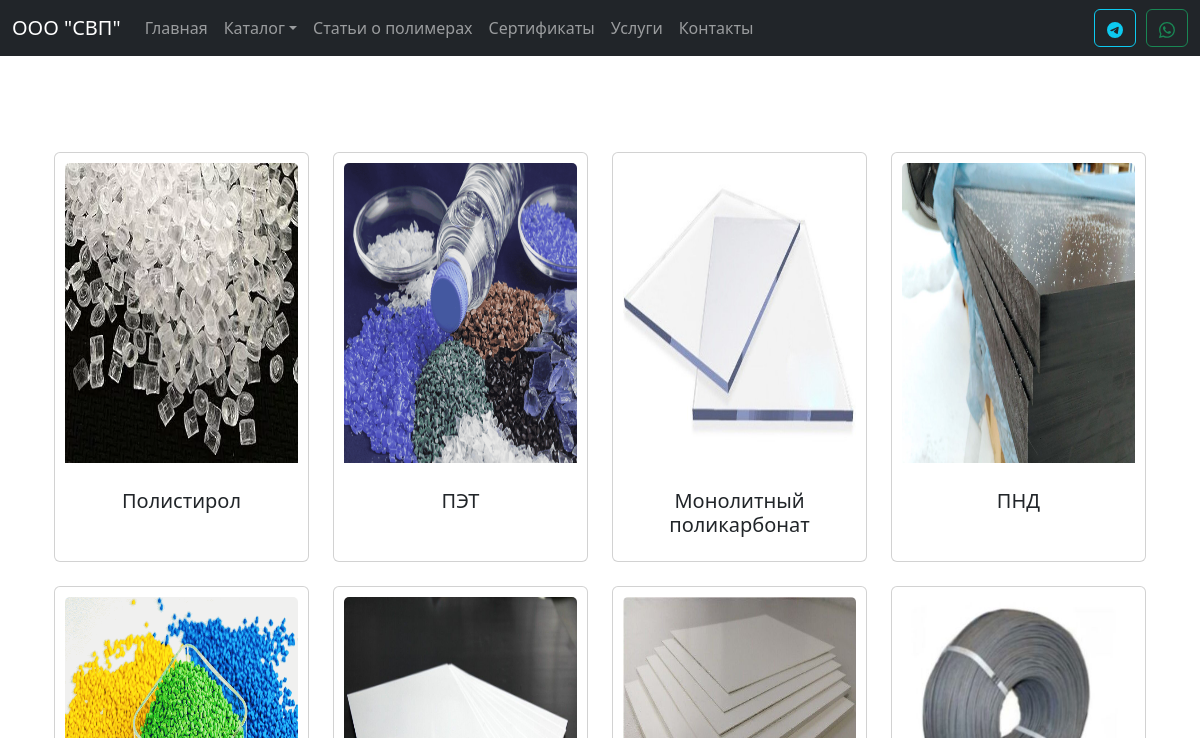
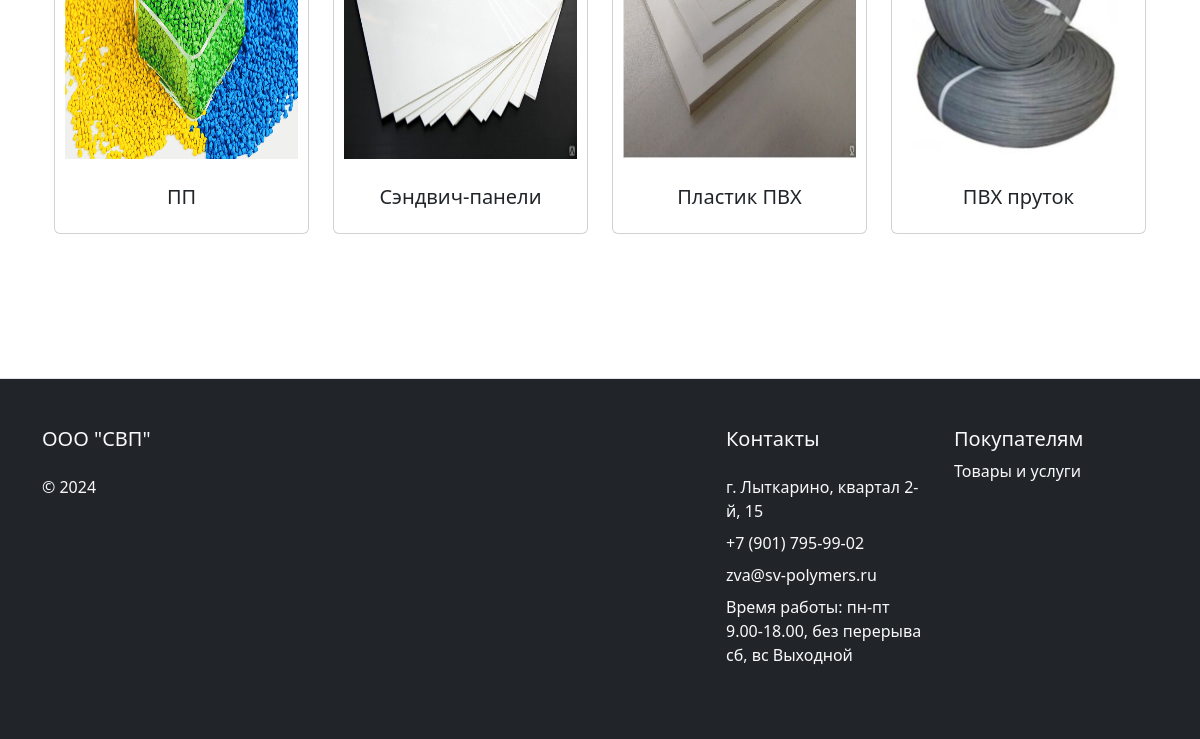
Page /catalog/index.php on the earlier database version (2 pictures, top to bottom).
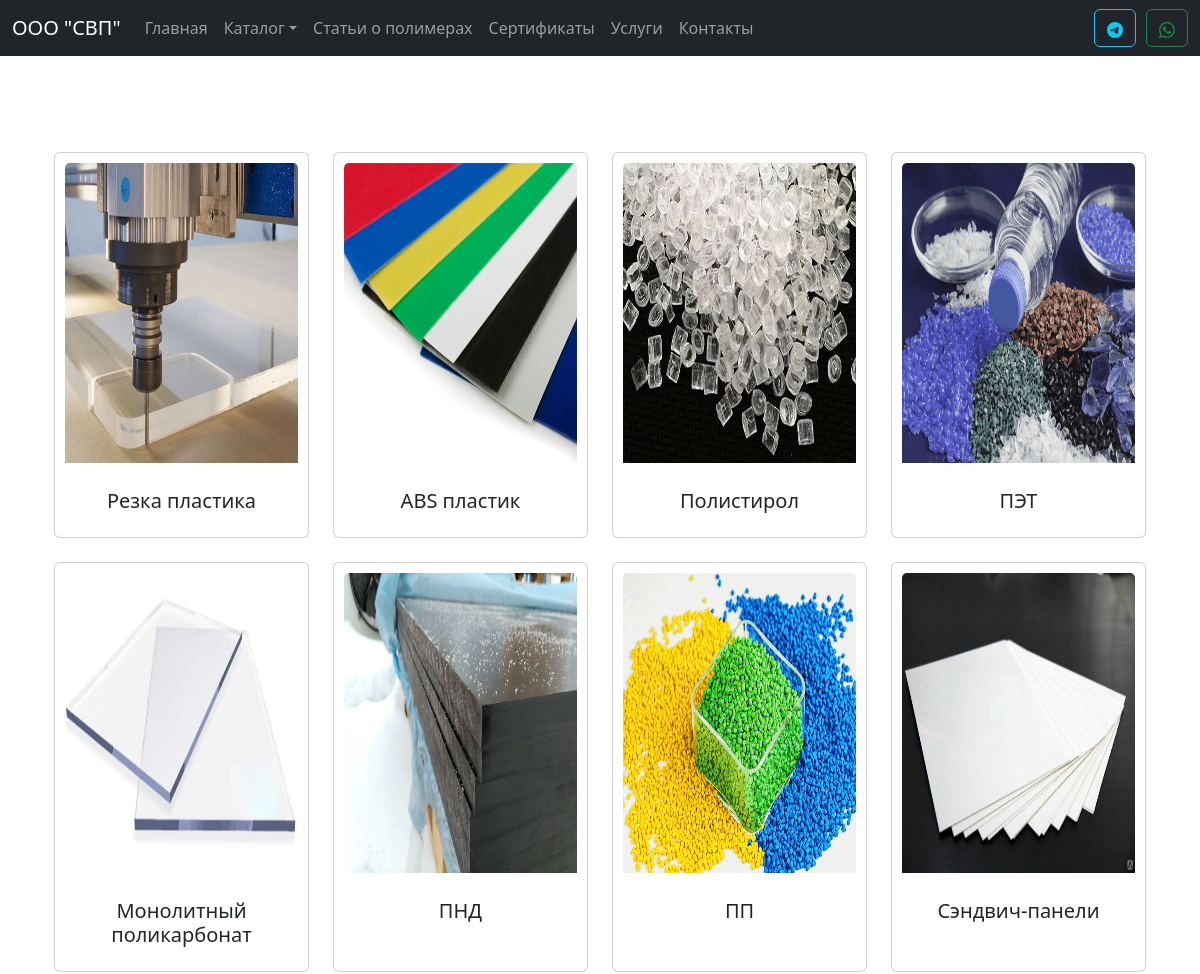
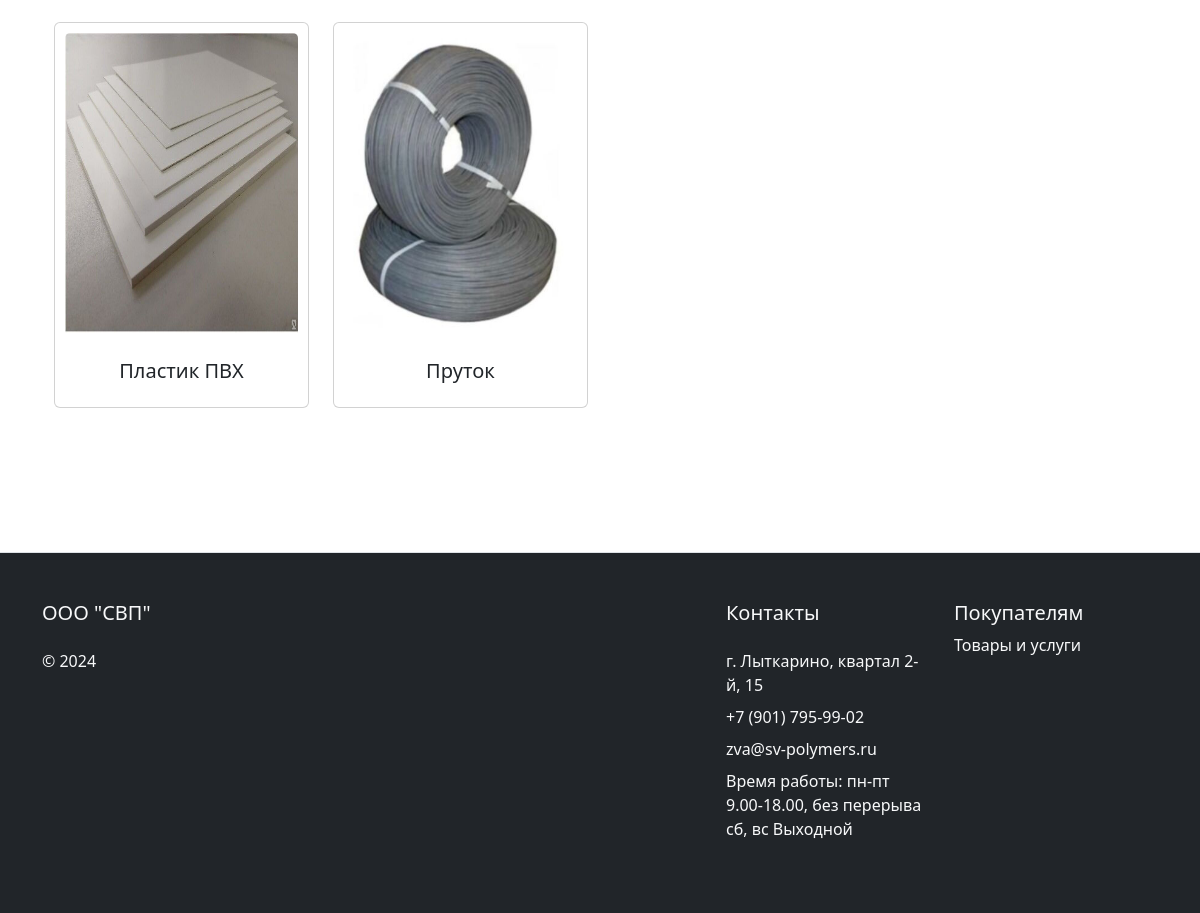
Same page on the later database version (2 pictures, top to bottom).
### tables this page shows
CREATE TABLE `categories` (
  `id` int(3) NOT NULL,
  `name` varchar(100) NOT NULL,
  `image` varchar(100) NOT NULL,
  `description` varchar(1000) NOT NULL,
  `category_link` varchar(50) NOT NULL
);

### catalog/index.php (the view, shortened to what this page needs)
<?
include_once $_SERVER['DOCUMENT_ROOT'] . "/modules/header.php";
require($_SERVER['DOCUMENT_ROOT'] . '/database/db.php');
$sql = 'SELECT * FROM categories ORDER BY `id` DESC';
$result = $conn->query($sql);
?>
<div class="container my-5">
  <div class="container mt-5 mb-5">
    <div class="row row-cols-1 row-cols-md-4 g-4">
      <?php foreach ($result as $category): ?>
        <div class="col">
          <a href="/catalog/<?= $category['category_link']; ?>" class="card h-100 ki-card">
            <div style="padding:10px;">
              <img style="width: 100%; height: 300px;" src=<?= '/assets/images/categories/' . $category['image'] ?> class="card-img-top" alt=<?= $$category['name'] ?>>
            </div>
            <div class="card-body text-center">
              <h5 class="card-title"><?= $category['name'] ?></h5>
            </div>
          </a>
        </div>
      <?php endforeach; ?>
    </div>
  </div>
</div>
<? include_once $_SERVER['DOCUMENT_ROOT'] . "/modules/footer.php"; ?>

Differences in the rows shown:
added categories: image (picture), name "Резка пластика"
added categories: image (picture), name "ABS пластик"
changed categories: name "ПВХ пруток" → "Пруток"
